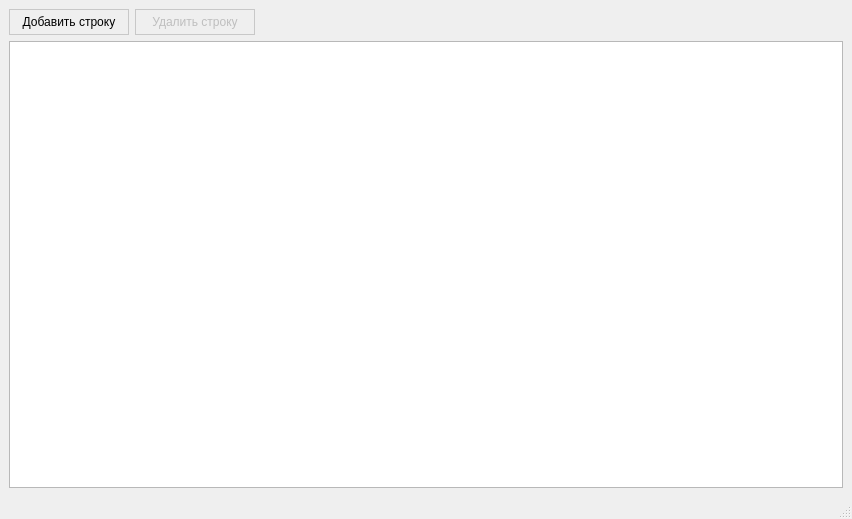
<?xml version="1.0" encoding="UTF-8"?>
<ui version="4.0">
 <class>MainWindow</class>
 <widget class="QMainWindow" name="MainWindow">
  <property name="geometry">
   <rect>
    <x>0</x>
    <y>0</y>
    <width>852</width>
    <height>519</height>
   </rect>
  </property>
  <property name="minimumSize">
   <size>
    <width>0</width>
    <height>0</height>
   </size>
  </property>
  <property name="windowTitle">
   <string>РАСЧЕТ МЦХ</string>
  </property>
  <property name="windowIcon">
   <iconset resource="media.qrc">
    <normaloff>:/icons/window_icons/mainwindow_icon.png</normaloff>:/icons/window_icons/mainwindow_icon.png</iconset>
  </property>
  <property name="styleSheet">
   <string notr="true">MainWindow{
	background: #f0f0f0;
}

QPushButton {
    border: 1px solid #c8c8c8;
    background: qlineargradient(spread:pad, x1:0, y1:1, x2:0, y2:0, 
                                stop:0 #e5e5e5, stop:1 white);
}

QPushButton:pressed{
	border: 2 solid #22cce7;
	background: qlineargradient(spread:pad, x1:0, y1:0, x2:0, y2:1, 
                                stop:0 #e5e5e5, stop:1 white);
}

QAbstractItemView{
    selection-background-color: #22cce7;
}</string>
  </property>
  <widget class="QWidget" name="centralwidget">
   <layout class="QGridLayout" name="gridLayout">
    <item row="0" column="0">
     <widget class="QPushButton" name="addLineButton">
      <property name="minimumSize">
       <size>
        <width>120</width>
        <height>26</height>
       </size>
      </property>
      <property name="maximumSize">
       <size>
        <width>120</width>
        <height>26</height>
       </size>
      </property>
      <property name="text">
       <string>Добавить строку</string>
      </property>
     </widget>
    </item>
    <item row="0" column="1">
     <widget class="QPushButton" name="deleteLineButton">
      <property name="enabled">
       <bool>false</bool>
      </property>
      <property name="minimumSize">
       <size>
        <width>120</width>
        <height>26</height>
       </size>
      </property>
      <property name="maximumSize">
       <size>
        <width>120</width>
        <height>26</height>
       </size>
      </property>
      <property name="text">
       <string>Удалить строку</string>
      </property>
     </widget>
    </item>
    <item row="0" column="2">
     <spacer name="horizontalSpacer">
      <property name="orientation">
       <enum>Qt::Horizontal</enum>
      </property>
      <property name="sizeHint" stdset="0">
       <size>
        <width>470</width>
        <height>20</height>
       </size>
      </property>
     </spacer>
    </item>
    <item row="1" column="0" colspan="3">
     <widget class="QTableView" name="tableView">
      <property name="editTriggers">
       <set>QAbstractItemView::NoEditTriggers</set>
      </property>
      <property name="sortingEnabled">
       <bool>true</bool>
      </property>
      <attribute name="horizontalHeaderCascadingSectionResizes">
       <bool>false</bool>
      </attribute>
     </widget>
    </item>
   </layout>
  </widget>
  <widget class="QMenuBar" name="menubar">
   <property name="geometry">
    <rect>
     <x>0</x>
     <y>0</y>
     <width>852</width>
     <height>22</height>
    </rect>
   </property>
  </widget>
  <widget class="QStatusBar" name="statusbar"/>
 </widget>
 <resources>
  <include location="media.qrc"/>
 </resources>
 <connections/>
</ui>
